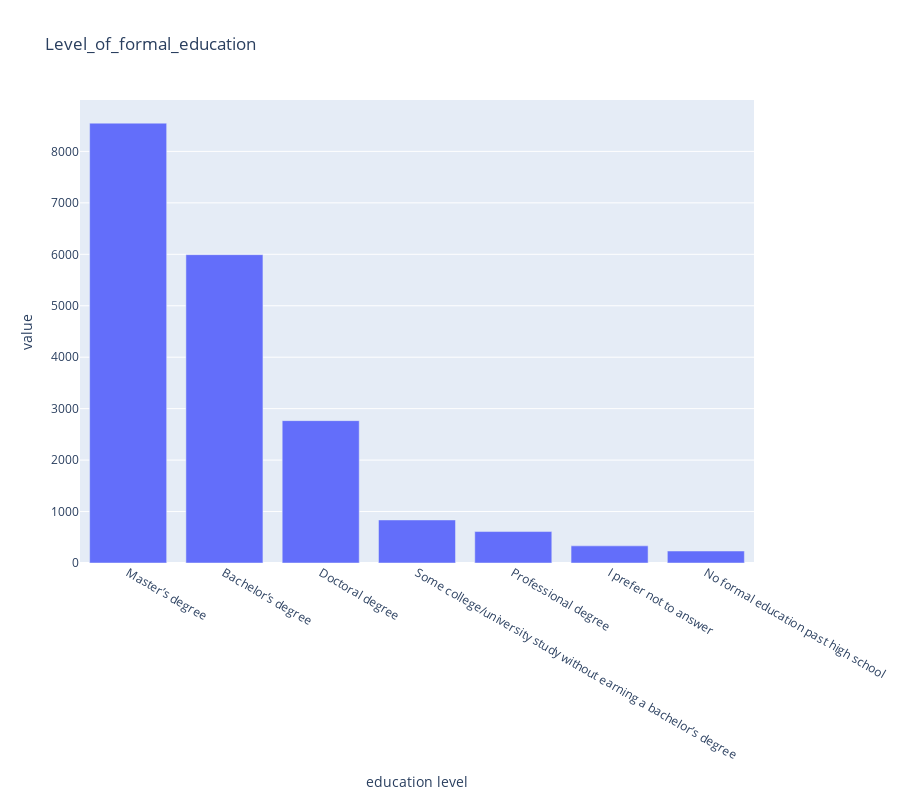

Notebook source saved alongside this figure:
### Markdown cell above
### ZADANIE 3 (4 pkt):
Stwórz dwa wykresy:
1. Formalne wykształcenie uczestników
2. Liczba formalnego wykształcenia według płci. Wyświetl to jako zgrupowany wykres słupkowy

### Code cell
level_of_formal_education =  df["Q4"]
level_of_formal_education
level_of_formal_education_groupby = df["Q4"].value_counts()
level_of_formal_education_groupby

fig = px.bar(level_of_formal_education_groupby, title='Level_of_formal_education', labels={"index":"education level"},height=800)
fig.update_layout(showlegend=False)
#fig.show()

### Figure 1 — Plotly figure (JSON) as saved in the notebook; plotly's stock layout.template omitted (floating-point values rounded to 4 significant figures)
{"data": [{"alignmentgroup": "True", "hovertemplate": "variable=Q4<br>education level=%{x}<br>value=%{y}<extra></extra>", "legendgroup": "Q4", "marker": {"color": "#636efa", "pattern": {"shape": ""}}, "name": "Q4", "offsetgroup": "Q4", "orientation": "v", "showlegend": true, "textposition": "auto", "type": "bar", "x": ["Master’s degree", "Bachelor’s degree", "Doctoral degree", "Some college/university study without earning a bachelor’s degree", "Professional degree", "I prefer not to answer", "No formal education past high school"], "xaxis": "x", "y": [8549, 5993, 2767, 837, 611, 333, 233], "yaxis": "y"}], "layout": {"barmode": "relative", "height": 800, "legend": {"title": {"text": "variable"}, "tracegroupgap": 0}, "showlegend": false, "title": {"text": "Level_of_formal_education"}, "xaxis": {"anchor": "y", "domain": [0, 1], "title": {"text": "education level"}}, "yaxis": {"anchor": "x", "domain": [0, 1], "title": {"text": "value"}}}}
